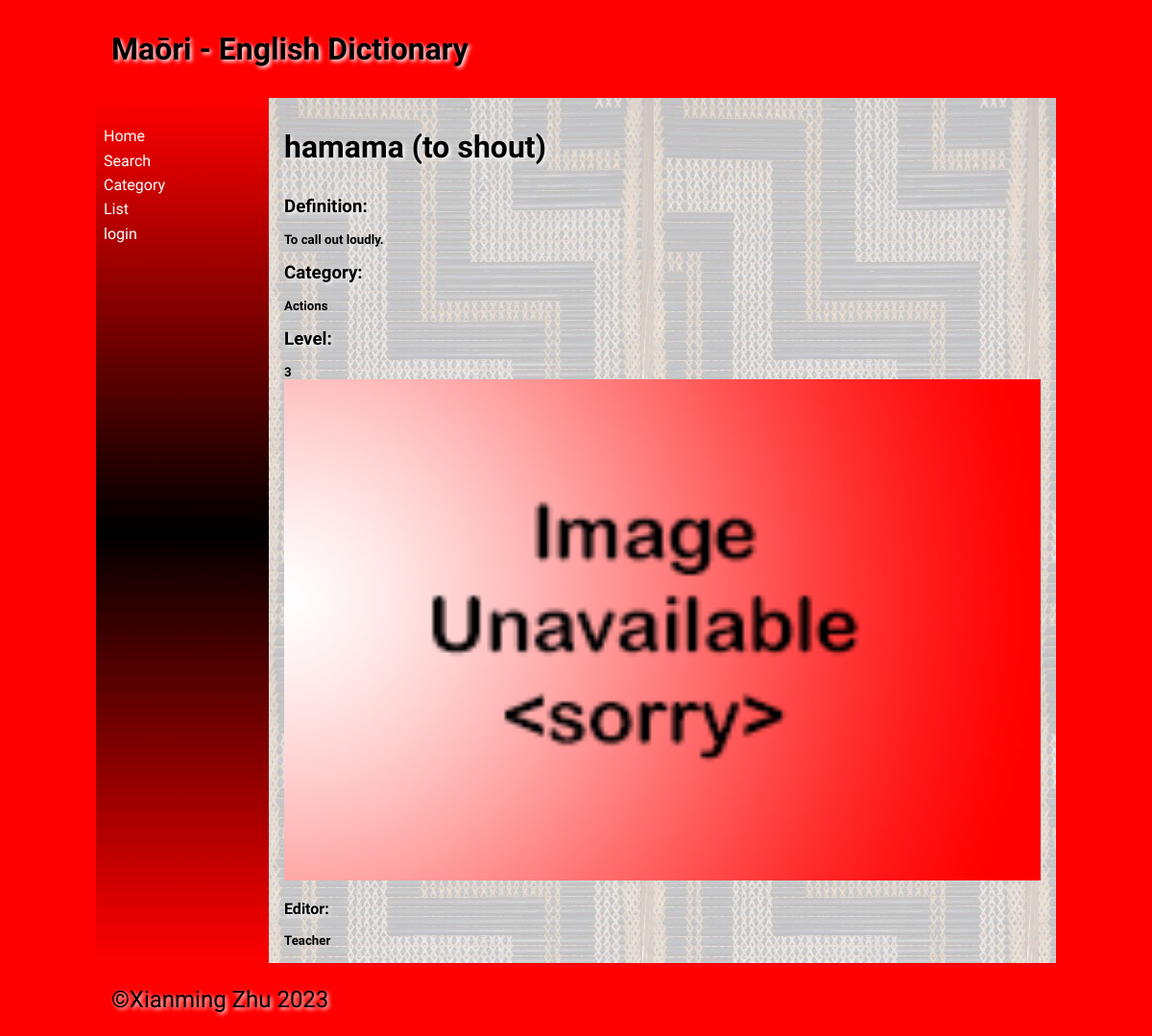
The app's page /word/1 with its own data.
### tables this page shows
CREATE TABLE "vocab_list"
(
    Maori      TEXT,
    English    TEXT,
    cat_id     TEXT,
    Definition TEXT,
    Level      integer,
    word_id    integer
        constraint vocab_list_pk
            primary key,
    editor_id  INTEGER,
    images     TEXT
);

CREATE TABLE "category"
(
    cat_id   integer not null
        constraint category_pk
            primary key
        constraint category_vocab_list_cat_id_fk
            references vocab_list (cat_id),
    cat_name TEXT
);

CREATE TABLE "user"
(
    user_id      integer
        constraint user_pk
            primary key
        constraint user_vocab_list_editor_id_fk
            references vocab_list (editor_id),
    fname        TEXT,
    lname        TEXT,
    email        TEXT,
    password     integer,
    account_type TEXT
);

### app.py (the view)
@app.route('/word/<int:word_id>')
def word_detail(word_id):
    db = get_db()
    word = db.execute('SELECT * FROM vocab_list WHERE word_id = ?', (word_id,)).fetchone()
    editor_id = word['editor_id']
    editor = db.execute('SELECT fname FROM user WHERE user_id = ?', (editor_id,)).fetchone()
    cat_id = word['cat_id']
    category = db.execute('SELECT cat_name FROM category WHERE cat_id = ?', (cat_id,)).fetchone()
    return render_template('word_detail.html', word=word, logged_in=is_logged_in()
                           , teacher_in=teacher_logged_in(), editor=editor, category=category)

### app.py (called while the page is built)
def get_db():
    db = getattr(g, '_database', None)
    if db is None:
        db = g._database = sqlite3.connect(DATABASE)
        db.row_factory = sqlite3.Row
    return db

def is_logged_in():
    if session.get("email") is None:
        print("not logged in")
        return False
    else:
        print("logged in")
        return True

def teacher_logged_in():
    if session.get("account_type") == "teacher":
        print("teacher in")
        return True
    else:
        print("teacher not in")
        return False

### templates/word_detail.html (shortened to what this page needs)
{% extends 'base.html' %}
{% block heading %}Maōri - English Dictionary{% endblock %}
{% block main %}
  <head>
  </head>
  <body>
    <h1>{{ word[0] }} ({{ word[1] }})</h1>
    <h3>Definition:</h3><h5>{{ word[3] }}</h5>
    <h3>Category:</h3><h5>{{ category[0] }}</h5>
    <h3>Level:</h3><h5>{{ word[4] }}</h5>
    <img src="/static/images/{{ word[7] }}">
    <h4>Editor:</h4><h5>{{ editor[0] }}</h5>
  </body>
{% endblock %}

### static/css/style.css (style rules this page uses)
* { font-family: Comfortaa, sans-serif; margin: 0; padding: 0; box-sizing: border-box; }
body { background-color: #ff0000; }
h1, h2, h3, h4 { padding: 1rem 0; font-family: 'Suez One', serif; color: #000; text-shadow: 2px 2px 4px #fff; }
img { width: 100%; }

### records on screen
vocab_list: Maori "hamama", English "to shout", Definition "To call out loudly.", Level "3", images (placeholder picture)
category: cat_name "Actions"
user: fname "Teacher"
